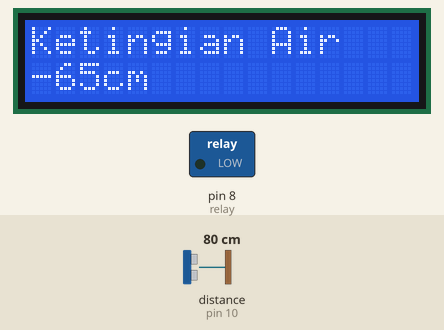
Recording of a sketch running on a simulated Arduino Uno, built with avr-gcc and run on an emulated ATmega328P. Parts: 16×2 character LCD, switched loads named in the sketch (green lamp = pin HIGH). Wiring (inferred from the names in the program): ultrasonic range finder: trigger pin 9; echo pin 10. The inputs (shaded band) are chosen by the test bench; at power-on: distance to the obstacle (sensor on pin 10) 80 cm. The echo pulse lasts 58.3 µs per cm; pins used as bus, display or sensor lines are not drawn; what the sketch prints to the serial monitor is not drawn.

Above: at 1.2 s.
1.3 s: distance to the obstacle (sensor on pin 10) set to 4 cm
At 3.0 s:
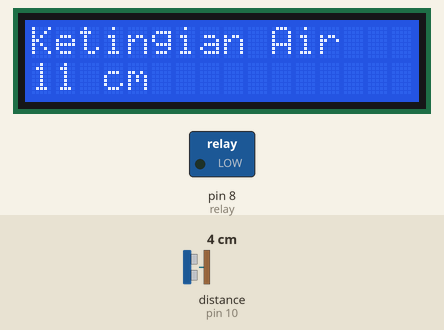
4.1 s: distance to the obstacle (sensor on pin 10) set to 2 cm
At 5.1 s:
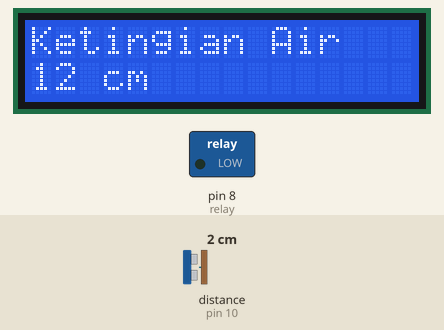
6.2 s: distance to the obstacle (sensor on pin 10) set to 10 cm
At 7.2 s:
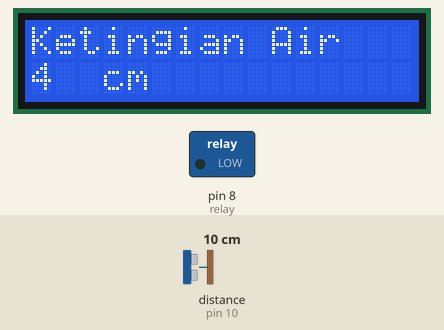
8.5 s: distance to the obstacle (sensor on pin 10) set to 15 cm
At 10.2 s:
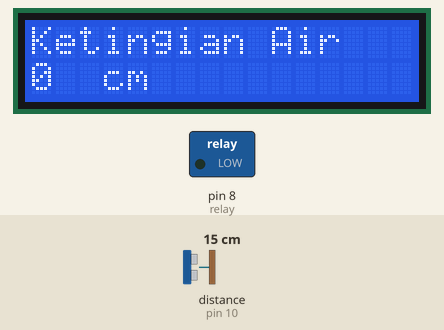
12.4 s: distance to the obstacle (sensor on pin 10) set to 2 cm
At 14.2 s:
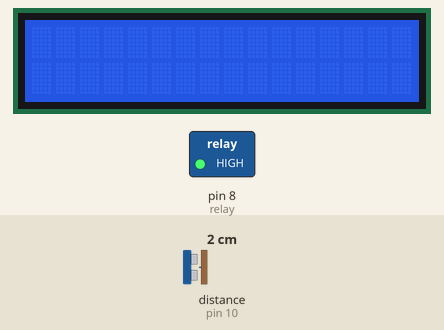
16.5 s: distance to the obstacle (sensor on pin 10) set to 120 cm
At 17.4 s:
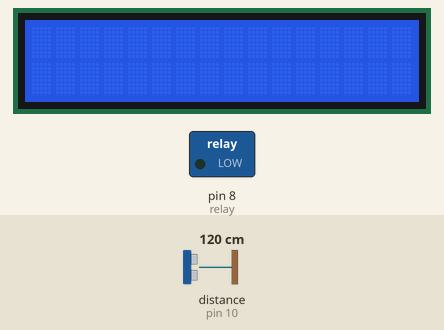
Timing chart, 0 to 19.5 s (numbered marks = the images above; inputs shaded):
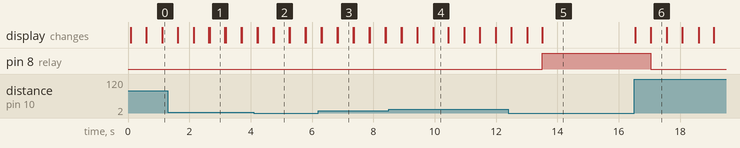

The sketch:

coding.pompa.ino
```cpp
#include <Wire.h>
#include <LiquidCrystal_I2C.h>
LiquidCrystal_I2C lcd(0x27, 16, 2);

#define trigPin 9
#define echoPin 10
#define relay 8
int ketinggian;

void setup(){
  Serial.begin (9600);

  lcd.init();
  lcd.backlight();

  pinMode(trigPin, OUTPUT);
  pinMode(echoPin, INPUT);
  pinMode (relay,OUTPUT);
  digitalWrite(relay, LOW);
}

void loop(){
  long duration, distance;
  digitalWrite(trigPin, LOW);
  delayMicroseconds(2);
  digitalWrite(trigPin, HIGH);
  delayMicroseconds(10);
  digitalWrite(trigPin, LOW);
  duration = pulseIn(echoPin, HIGH);
  distance = (duration/2) / 29.1;
  Serial.print(distance);
  Serial.println(" cm");

  lcd.setCursor(0,0);
  lcd.print("Ketingian Air");
  lcd.setCursor(0,1);
  lcd.print(ketinggian);
  lcd.setCursor(3,1);
  lcd.print("cm");
  delay(500);
  lcd.clear();

  ketinggian = 14-distance;
if(ketinggian >= 13){
    digitalWrite(relay, HIGH);
    delay (3000);
  }
 if(ketinggian < 3){
    digitalWrite(relay,LOW);
    delay (500);
  }
}
```

Measured:
- after the input at 4.1 s, the display: first differs from a run without the input after 0.65 s (image 2)
- after the input at 6.2 s, the display: first differs from a run without the input after 0.64 s (image 3)
- after the input at 12.4 s, pin 8 (relay): LOW → HIGH after 1.1 s
- after the input at 16.5 s, pin 8 (relay): HIGH → LOW after 0.54 s
- what the display in image 1 shows lasts 0.5 s, from 2.7 s to 3.2 s
